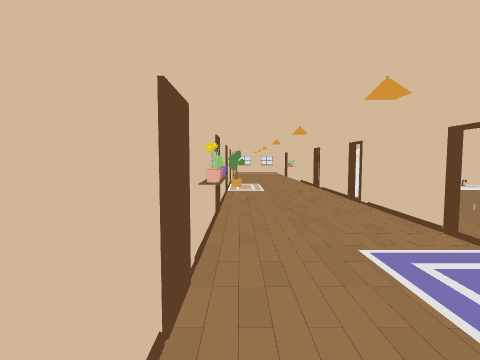
view 1 (above)

24 first-person views from a walk through a Unity game level. The camera is 1.5 m above the floor, tilts 4° down and sees 80° across. Doors are open. The floor is counted in squares, 1 m on a side. Each view is taken from the middle of a square. On the plan, view 1 faces up. The plan holds only what a view shows up to about 14 squares ahead; the rest is blank. The place goes on beyond the plan. The player character is not drawn. Some surface patterns are stand-ins.

view 2
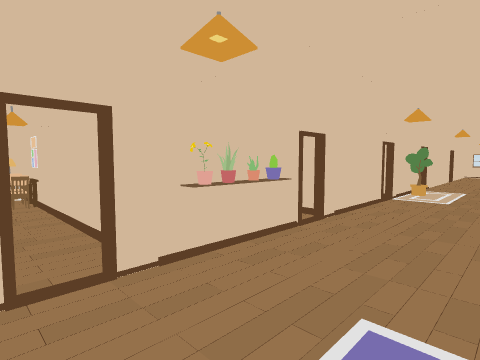

view 3
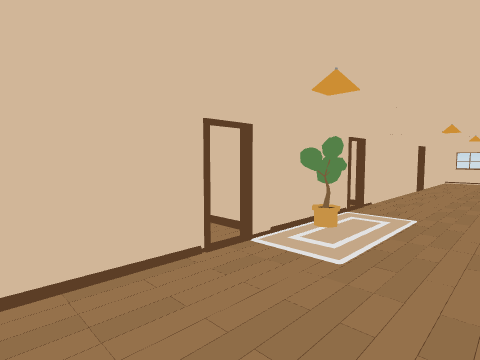

view 4
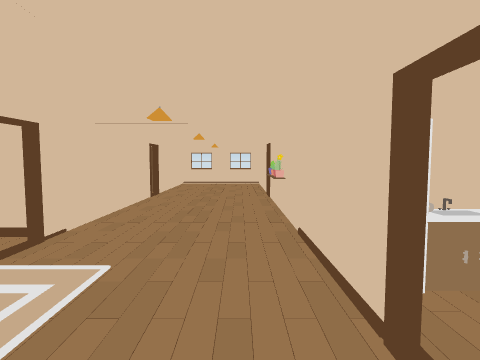

view 5
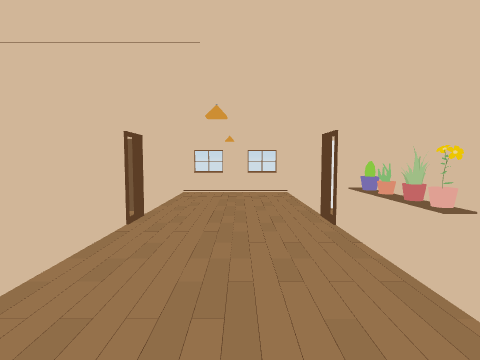

view 6
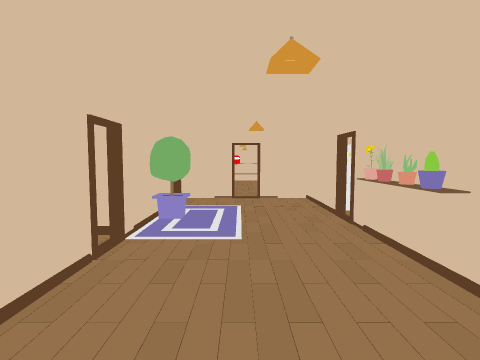

view 7
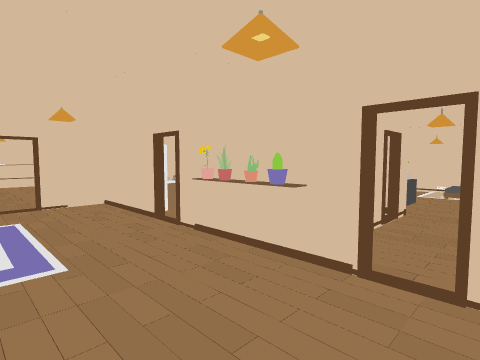

view 8
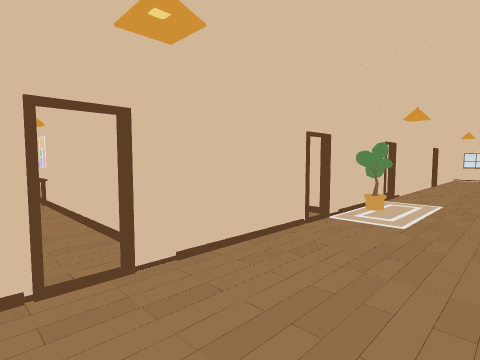

view 9
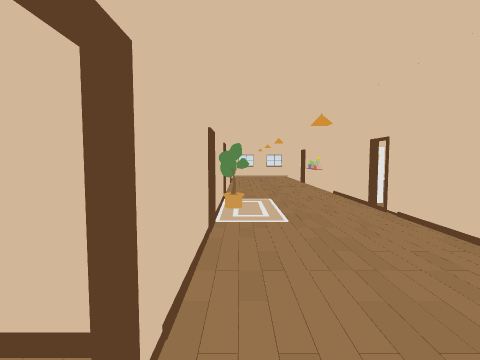

view 10
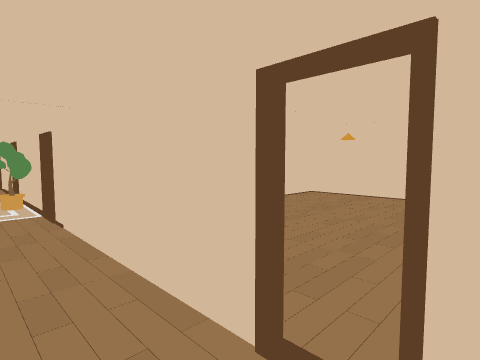

view 11
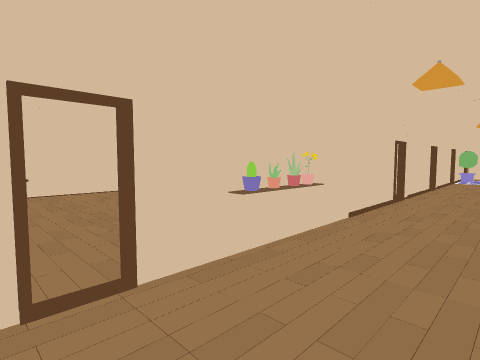

view 12
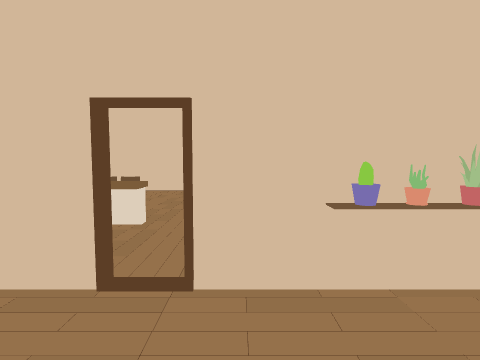

view 13
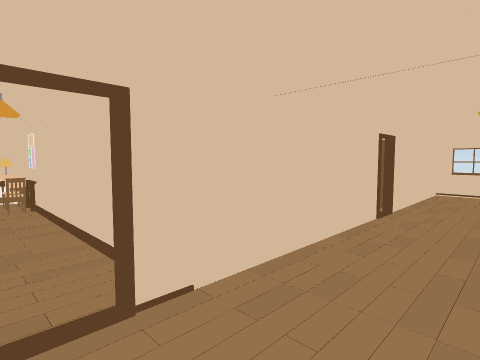

view 14
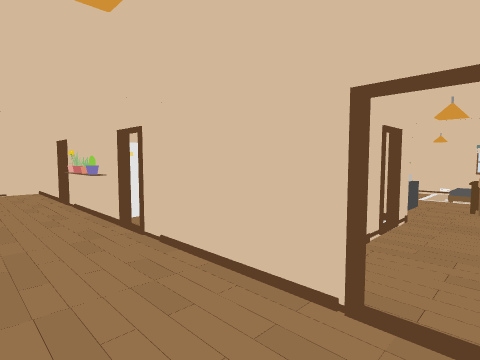

view 15
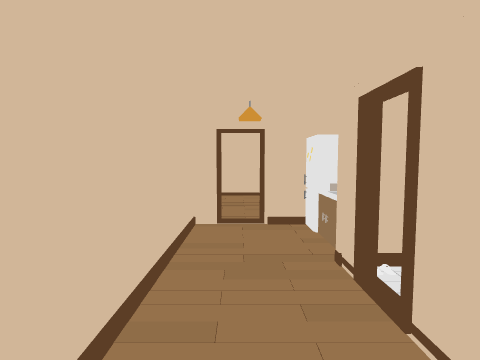

view 16
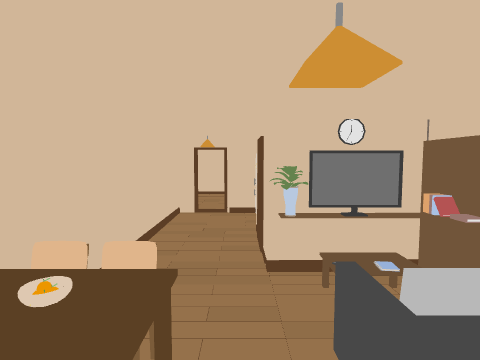

view 17
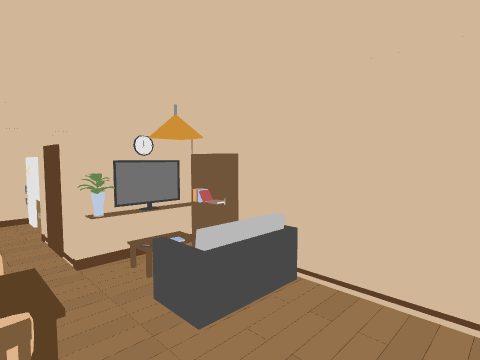

view 18
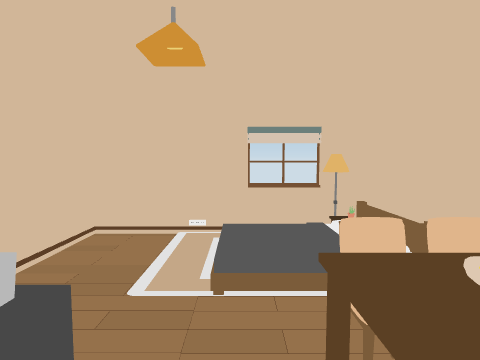

view 19
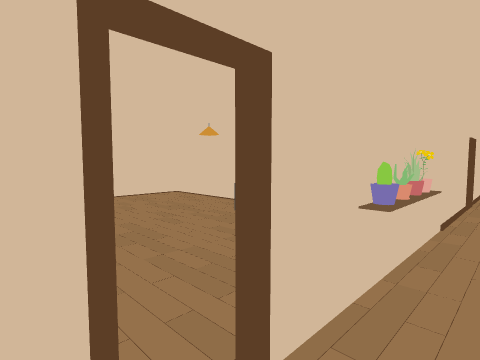

view 20
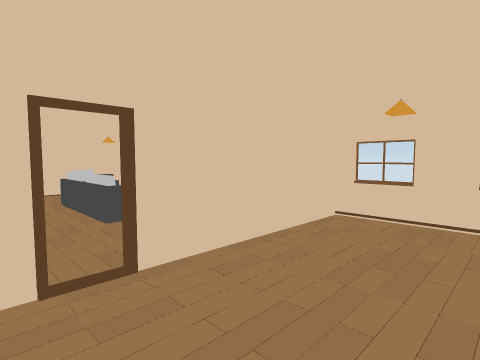

view 21
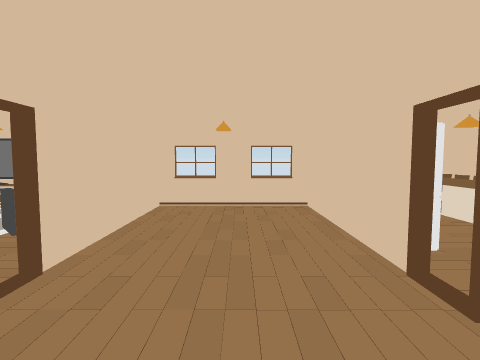

view 22
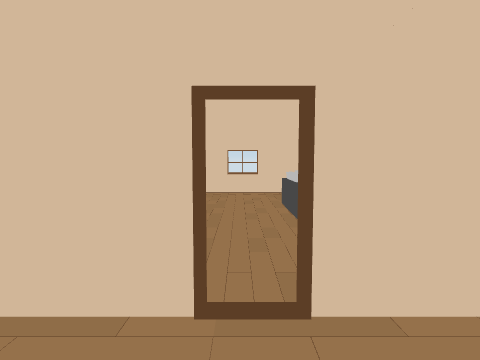

view 23
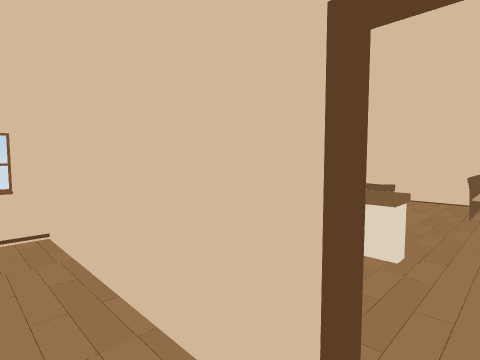

view 24
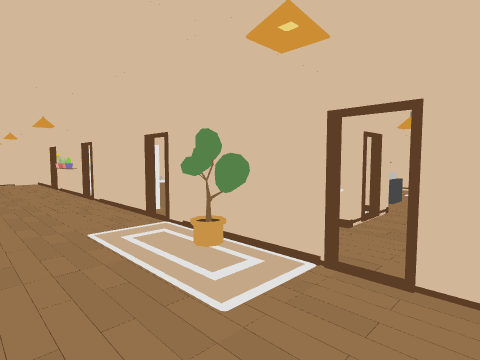

### Floor plan
Key: @ floor where view 1 was taken; # wall or solid block; x gap in a wall; . main floor; : floor 0.5 m higher than the main floor; / step, stairs or slope; D open door; = window, fence, low wall or low ledge; C curtain; L lamp; O other object.
Columns run from 13 left of view 1 to 17 right of it. Each row starts with its distance up from view 1.
 33               ####
 32             ####=#   ###
 31             #....#  ##     #
 30             #....#  ##     #
 29    ##     ###....# .##    .#
 28    #O ####  #....##.## ....#
 27   # .#####..#D...D#.##.. ###
 26   # .........D..........
 25   #.........#....#......   #
 24   #........ #....# ........#
 23   #.......  #....#  .......#
 22   #.....    #....#   ......#
 21   #....     #....#    O....#
 20   ###########....#     #####
 19     ##......x....#
 18      # .....DD...#
 17      #.####   ...#
 16           # #O...D
 15           ###....#
 14             #....#
 13      #......DD...#
 12      #.######....#
 11      ###   ##....D
 10      # #   ##....#
  9    ##########....#
  8       ......DD...##
  7 # /....### .#....##
  6 #...##.##  ###...D
  5 #      ##   ##...#
  4 #############... ##   #########
  3      #.......D.. ##   ##.=....#
  2             DD...#######.=....#
  1            ##....D........./  #
  0             #@...D.......##/: C
 -1             ##################L

Positions as (right, up) in squares from view 1, and headings:
1: (0, 0), facing up
2: (3, 2), facing up-left
3: (3, 10), facing up-left
4: (3, 14), facing up
5: (2, 19), facing up
6: (2, 10), facing down
7: (3, 9), facing down-left
8: (3, 7), facing up-left
9: (0, 7), facing up
10: (1, 27), facing down-left
11: (1, 27), facing down-right
12: (1, 25), facing right
13: (2, 18), facing up-left
14: (2, 14), facing down-left
15: (11, 0), facing left
16: (14, 1), facing left
17: (15, 0), facing up-left
18: (11, 1), facing right
19: (3, 27), facing down-right
20: (3, 25), facing up-left
21: (2, 23), facing up
22: (2, 26), facing left
23: (3, 26), facing up-right
24: (3, 20), facing down-left
